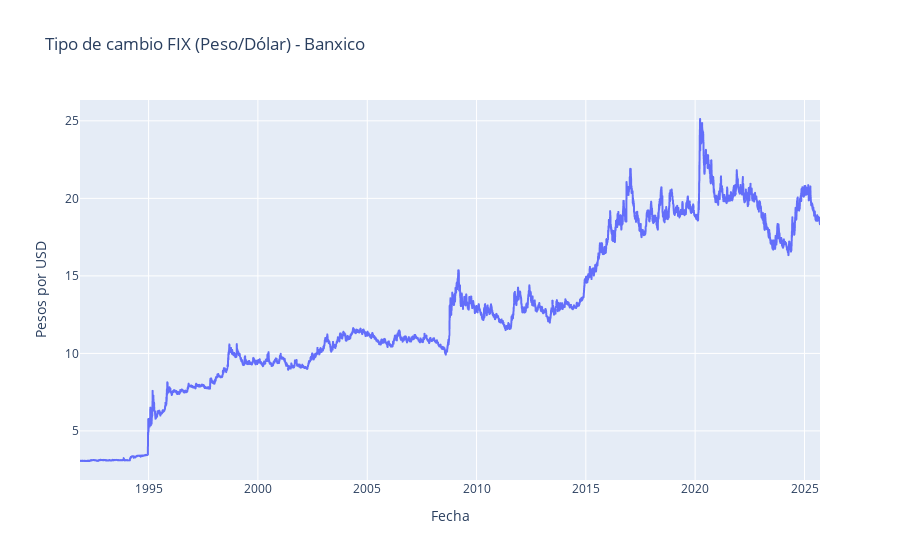

The cell this chart's notebook holds for it:
### Code cell
# Convertir tipos de datos
df["Fecha"] = pd.to_datetime(df["Fecha"], errors="coerce")
df["TipoCambio"] = pd.to_numeric(df["TipoCambio"], errors="coerce")

# Graficar con Plotly
fig = px.line(
    df,
    x="Fecha",
    y="TipoCambio",
    title="Tipo de cambio FIX (Peso/Dólar) - Banxico",
    labels={"TipoCambio": "Pesos por USD"}
)

# Mostrar gráfico interactivo
fig.show()

### Figure 1 — Plotly figure (JSON) as saved in the notebook; plotly's stock layout.template omitted (floating-point values rounded to 4 significant figures; data arrays with more than 128 entries replaced by an {"elided": "..."} marker saying what was removed)
{"data": [{"hovertemplate": "Fecha=%{x}<br>Pesos por USD=%{y}<extra></extra>", "legendgroup": "", "line": {"color": "#636efa", "dash": "solid"}, "marker": {"symbol": "circle"}, "mode": "lines", "name": "", "showlegend": false, "type": "scattergl", "x": {"elided": "8508 str values"}, "xaxis": "x", "y": {"elided": "8508 float values"}, "yaxis": "y"}], "layout": {"legend": {"tracegroupgap": 0}, "title": {"text": "Tipo de cambio FIX (Peso/Dólar) - Banxico"}, "xaxis": {"anchor": "y", "domain": [0, 1], "title": {"text": "Fecha"}}, "yaxis": {"anchor": "x", "domain": [0, 1], "title": {"text": "Pesos por USD"}}}}
